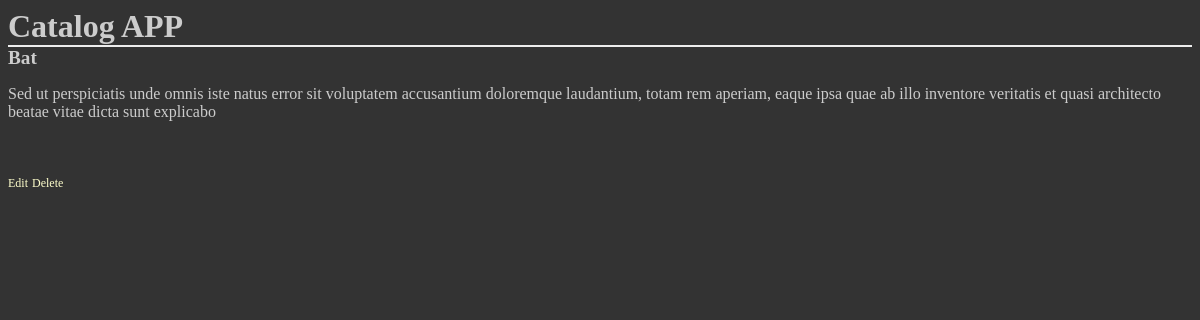
Page /catalog/Baseball/Bat/ on the committed database.
### database_setup.py (models this page shows, shortened)
class Item(Base):
    __tablename__ = 'item'
    name = Column(String(80), primary_key=True)
    itemCategory = Column(String(80), ForeignKey('category.name'))
    description = Column(String(2000))
    time = Column(DateTime, server_default=func.now())
    category = relationship(Category)

### application.py (the view)
@app.route('/catalog/<itemCategory>/<item>/')
def showItemDescription(itemCategory, item):
	item = session.query(Item).filter_by(name=item).first()
	return	render_template("item_description.html", item = item)

### templates/item_description.html (shortened to what this page needs)
<html>
<head>
	<link rel="stylesheet" type="text/css" href="{{url_for('static', filename='styles.css') }}">
</head>
<body>
<h1> Catalog APP </h1>
<h2> {{item.name}} </h2>
<p> {{item.description}} </p> </br></br>
<a href='{{url_for('editItem', itemCategory=item.itemCategory, item=item.name ) }}'>Edit</a>
<a href='{{url_for('deleteItem', itemCategory=item.itemCategory, item=item.name ) }}'>Delete</a>
</body>
</html>

### static/styles.css (style rules this page uses)
body { font-family: 'Droid Serif', serif; background-color: #333333; }
h1, h2, h3, h4 { color: #CCCCCC; }
h1, h2 { font-family: 'Georgia', serif; margin: 0; }
h1 { border-bottom: 2px solid #eee; }
h2 { font-size: 1.2em; }
p { color: #CCCCCC; }
a { text-decoration: none; color:#FFFFCC; font-size: .75em; }

### rows in the picture
Item: name "Bat", description "Sed ut perspiciatis unde omnis iste natus error sit voluptatem accusantium doloremque laudantium, totam rem aperiam, eaque ipsa quae ab illo inventore veritatis et quasi architecto beatae vitae dicta sunt explicabo"
